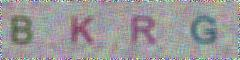

Reproduce this figure in Python.
from PIL import Image,ImageDraw,ImageFont,ImageFilter
import random


# 随机字母:
def rndChar():
    return chr(random.randint(65, 90))

# 随机颜色1:
def rndColor():
    return (random.randint(64, 255), random.randint(64, 255), random.randint(64, 255))

# 随机颜色2:
def rndColor2():
    return (random.randint(32, 127), random.randint(32, 127), random.randint(32, 127))

width = 60 * 4
height = 60
image = Image.new('RGB', (width, height), (255, 255, 255))

font = ImageFont.truetype('C:/Windows/Fonts/Arial.ttf', 36)
draw = ImageDraw.Draw(image)


for x in range(width):
    for y in range(height):
        draw.point((x, y), fill=rndColor())

# 输出文字:
for t in range(4):
    draw.text((60 * t + 10, 10), rndChar(), font=font, fill=rndColor2())

# 模糊:
image = image.filter(ImageFilter.BLUR)
image.save('code.jpg', 'jpeg')
